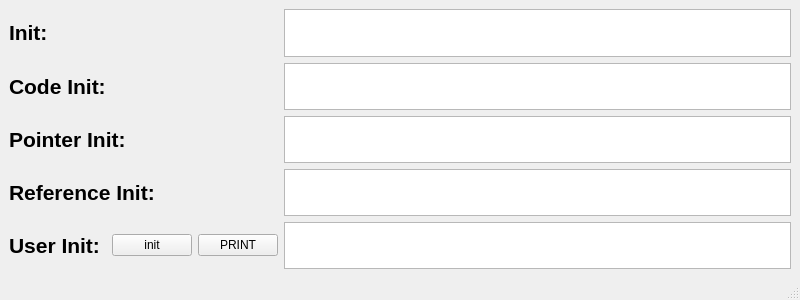
<?xml version="1.0" encoding="UTF-8"?>
<ui version="4.0">
 <class>MainWindow</class>
 <widget class="QMainWindow" name="MainWindow">
  <property name="geometry">
   <rect>
    <x>0</x>
    <y>0</y>
    <width>800</width>
    <height>300</height>
   </rect>
  </property>
  <property name="minimumSize">
   <size>
    <width>800</width>
    <height>300</height>
   </size>
  </property>
  <property name="maximumSize">
   <size>
    <width>800</width>
    <height>300</height>
   </size>
  </property>
  <property name="windowTitle">
   <string>Task1</string>
  </property>
  <widget class="QWidget" name="centralwidget">
   <layout class="QGridLayout" name="gridLayout">
    <item row="0" column="0">
     <widget class="QLabel" name="label">
      <property name="text">
       <string>&lt;html&gt;&lt;head/&gt;&lt;body&gt;&lt;p&gt;&lt;span style=&quot; font-size:16pt; font-weight:700;&quot;&gt;Init: &lt;/span&gt;&lt;/p&gt;&lt;/body&gt;&lt;/html&gt;</string>
      </property>
     </widget>
    </item>
    <item row="0" column="3">
     <widget class="QTextBrowser" name="textBrowser"/>
    </item>
    <item row="1" column="0" colspan="2">
     <widget class="QLabel" name="label_2">
      <property name="text">
       <string>&lt;html&gt;&lt;head/&gt;&lt;body&gt;&lt;p&gt;&lt;span style=&quot; font-size:16pt; font-weight:700;&quot;&gt;Code Init: &lt;/span&gt;&lt;/p&gt;&lt;/body&gt;&lt;/html&gt;</string>
      </property>
     </widget>
    </item>
    <item row="1" column="3">
     <widget class="QTextBrowser" name="textBrowser_2"/>
    </item>
    <item row="2" column="0" colspan="2">
     <widget class="QLabel" name="label_3">
      <property name="text">
       <string>&lt;html&gt;&lt;head/&gt;&lt;body&gt;&lt;p&gt;&lt;span style=&quot; font-size:16pt; font-weight:700;&quot;&gt;Pointer Init: &lt;/span&gt;&lt;/p&gt;&lt;/body&gt;&lt;/html&gt;</string>
      </property>
     </widget>
    </item>
    <item row="2" column="3">
     <widget class="QTextBrowser" name="textBrowser_3"/>
    </item>
    <item row="3" column="0" colspan="3">
     <widget class="QLabel" name="label_4">
      <property name="text">
       <string>&lt;html&gt;&lt;head/&gt;&lt;body&gt;&lt;p&gt;&lt;span style=&quot; font-size:16pt; font-weight:700;&quot;&gt;Reference Init: &lt;/span&gt;&lt;/p&gt;&lt;/body&gt;&lt;/html&gt;</string>
      </property>
     </widget>
    </item>
    <item row="3" column="3">
     <widget class="QTextBrowser" name="textBrowser_4"/>
    </item>
    <item row="4" column="0">
     <widget class="QLabel" name="label_5">
      <property name="text">
       <string>&lt;html&gt;&lt;head/&gt;&lt;body&gt;&lt;p&gt;&lt;span style=&quot; font-size:16pt; font-weight:700;&quot;&gt;User Init: &lt;/span&gt;&lt;/p&gt;&lt;/body&gt;&lt;/html&gt;</string>
      </property>
     </widget>
    </item>
    <item row="4" column="1">
     <widget class="QPushButton" name="pushButton">
      <property name="text">
       <string>init</string>
      </property>
     </widget>
    </item>
    <item row="4" column="2">
     <widget class="QPushButton" name="pushButton_print">
      <property name="text">
       <string>PRINT</string>
      </property>
     </widget>
    </item>
    <item row="4" column="3">
     <widget class="QTextBrowser" name="textBrowser_5"/>
    </item>
   </layout>
  </widget>
  <widget class="QMenuBar" name="menubar">
   <property name="geometry">
    <rect>
     <x>0</x>
     <y>0</y>
     <width>800</width>
     <height>22</height>
    </rect>
   </property>
  </widget>
  <widget class="QStatusBar" name="statusbar"/>
 </widget>
 <resources/>
 <connections/>
</ui>
